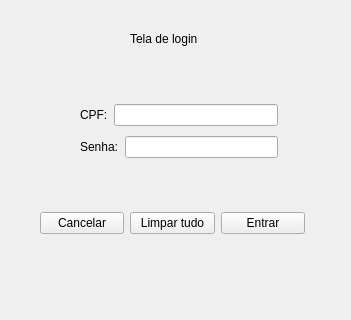
<?xml version="1.0" encoding="UTF-8"?>
<ui version="4.0">
 <class>Login</class>
 <widget class="QWidget" name="Login">
  <property name="geometry">
   <rect>
    <x>0</x>
    <y>0</y>
    <width>351</width>
    <height>320</height>
   </rect>
  </property>
  <property name="windowTitle">
   <string>Login</string>
  </property>
  <widget class="QLabel" name="label_3">
   <property name="geometry">
    <rect>
     <x>130</x>
     <y>30</y>
     <width>91</width>
     <height>17</height>
    </rect>
   </property>
   <property name="text">
    <string>Tela de login</string>
   </property>
  </widget>
  <widget class="QWidget" name="">
   <property name="geometry">
    <rect>
     <x>40</x>
     <y>210</y>
     <width>265</width>
     <height>27</height>
    </rect>
   </property>
   <layout class="QHBoxLayout" name="horizontalLayout">
    <item>
     <widget class="QPushButton" name="btnCancelar">
      <property name="text">
       <string>Cancelar</string>
      </property>
     </widget>
    </item>
    <item>
     <widget class="QPushButton" name="btnLimparTudo">
      <property name="text">
       <string>Limpar tudo</string>
      </property>
     </widget>
    </item>
    <item>
     <widget class="QPushButton" name="btnEntrar">
      <property name="text">
       <string>Entrar</string>
      </property>
     </widget>
    </item>
   </layout>
  </widget>
  <widget class="QWidget" name="">
   <property name="geometry">
    <rect>
     <x>80</x>
     <y>100</y>
     <width>198</width>
     <height>62</height>
    </rect>
   </property>
   <layout class="QVBoxLayout" name="verticalLayout">
    <item>
     <layout class="QHBoxLayout" name="horizontalLayout_3">
      <item>
       <widget class="QLabel" name="label">
        <property name="text">
         <string>CPF:</string>
        </property>
       </widget>
      </item>
      <item>
       <widget class="QLineEdit" name="edtCPF"/>
      </item>
     </layout>
    </item>
    <item>
     <layout class="QHBoxLayout" name="horizontalLayout_2">
      <item>
       <widget class="QLabel" name="label_2">
        <property name="text">
         <string>Senha:</string>
        </property>
       </widget>
      </item>
      <item>
       <widget class="QLineEdit" name="edtPassword"/>
      </item>
     </layout>
    </item>
   </layout>
  </widget>
 </widget>
 <resources/>
 <connections/>
</ui>
